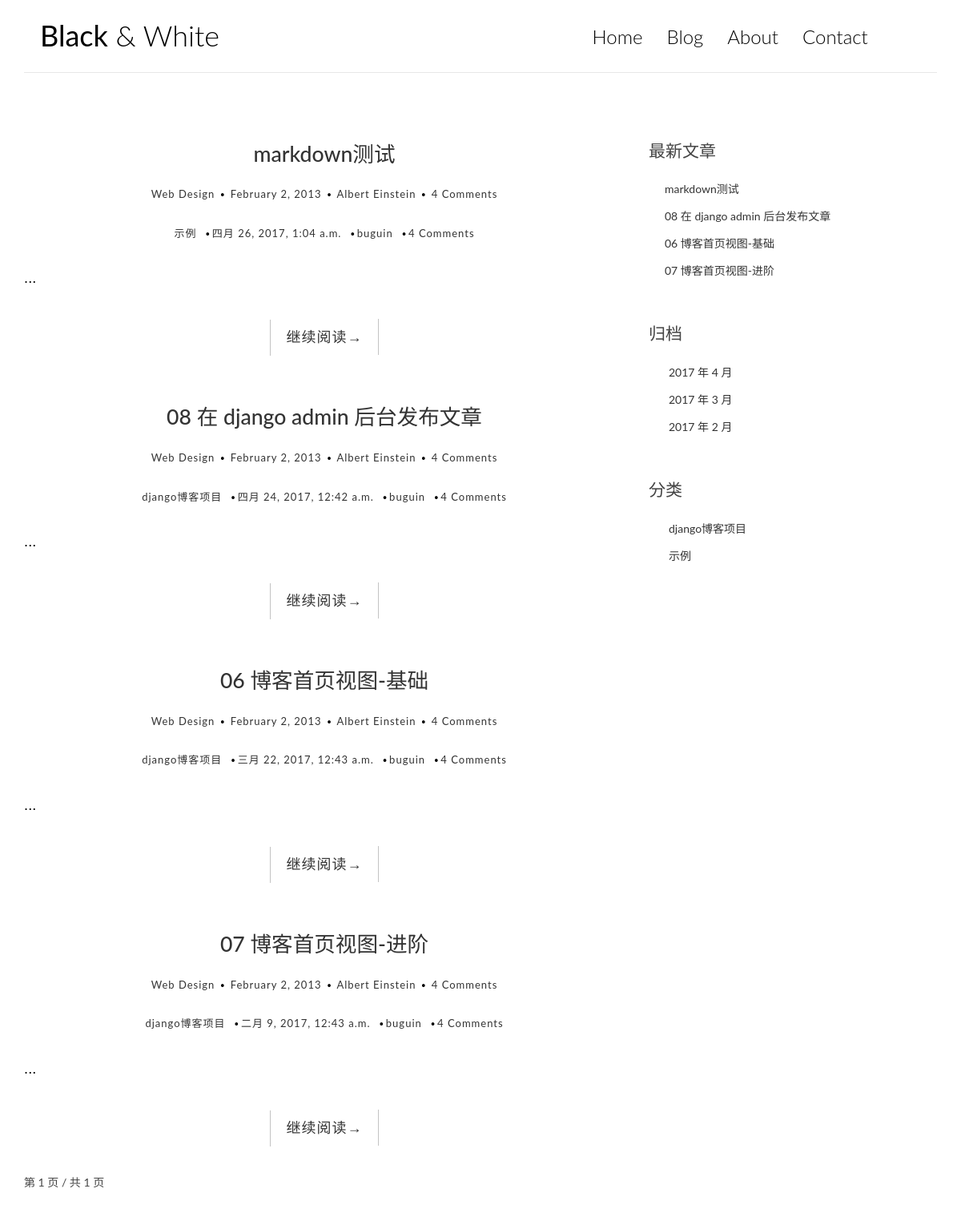
Before: / with the older database file.
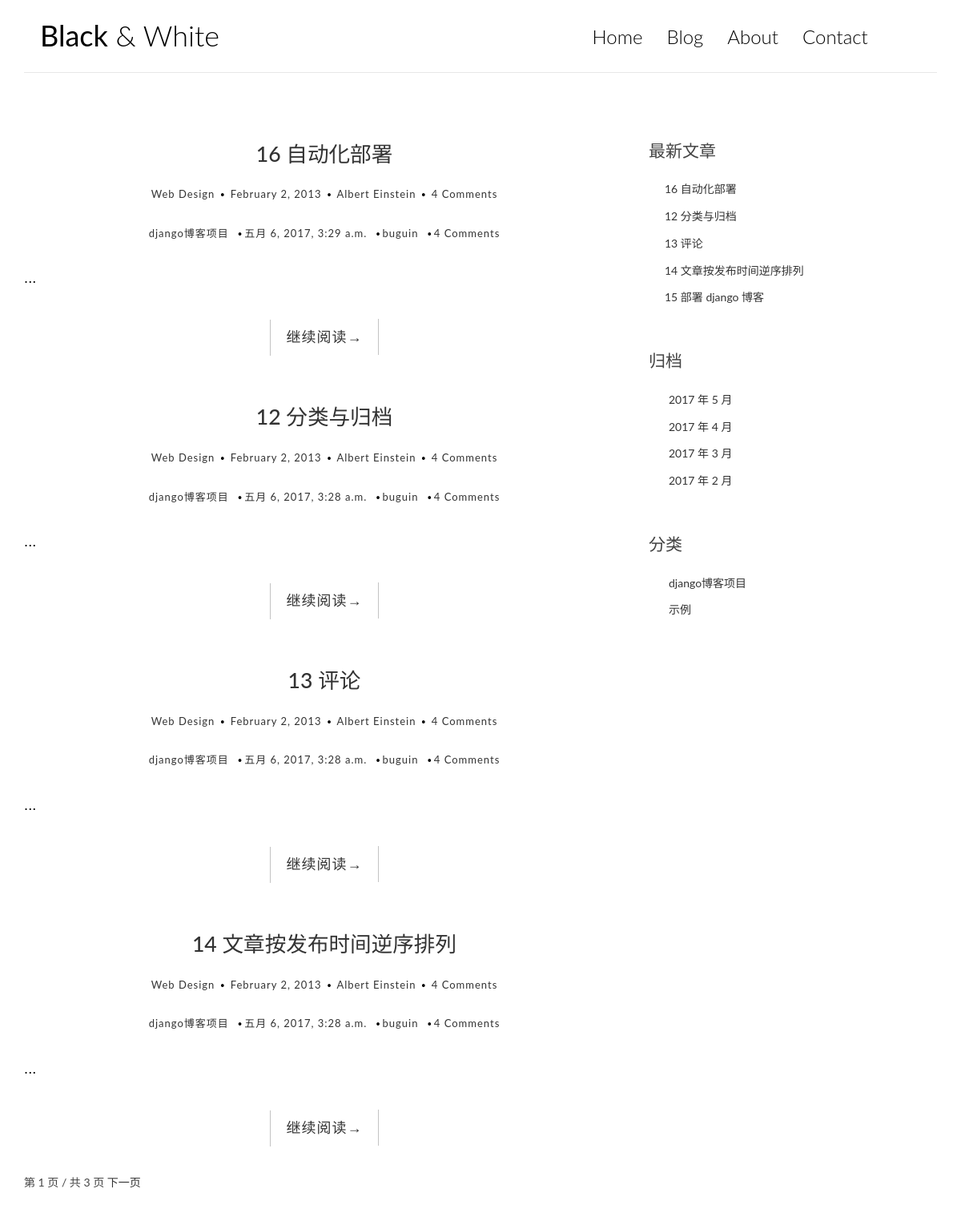
After: the same page with the newer database file.
### blog/models.py (models this page shows, shortened)
@python_2_unicode_compatible
class Post(models.Model):
    title = models.CharField(max_length=70)
    body = models.TextField()
    created_time = models.DateTimeField()
    modified_time = models.DateTimeField()
    excerpt = models.CharField(max_length=200, blank=True)
    category = models.ForeignKey(Category)
    tags = models.ManyToManyField(Tag, blank=True)
    author = models.ForeignKey(User)
    def get_absolute_url(self):
        return reverse('blog:detail', kwargs={'pk': self.pk})
    class Meta:
        ordering = ['-created_time']

@python_2_unicode_compatible
class Category(models.Model):
    name = models.CharField(max_length=100)

### blog/views.py (the view)
# urls.py: url(r'^$', views.index, name='index'),
def index(request):
    post_list = Post.objects.all()
    paginator = Paginator(post_list, 4)
    page = request.GET.get('page')
    try:
        post_list = paginator.page(page)
    except PageNotAnInteger:
        post_list = paginator.page(1)
    except EmptyPage:
        post_list = paginator.page(paginator.num_pages)
    return render(request, 'blog/index.html', context={'post_list': post_list})

### blog/templatetags/blog_tags.py (called while the page is built)
@register.simple_tag
def get_recent_posts(num=5):
    return Post.objects.all()[:num]

@register.simple_tag
def archives():
    return Post.objects.dates('created_time', 'month', order='DESC')

@register.simple_tag
def get_categories():
    return Category.objects.all()

### templates/blog/index.html (shortened to what this page needs)
{% extends 'base.html' %}
{% block main %}
{% for post in post_list %}
<article class="post post-1">
    <h1 class="entry-title">
        <a href="{{ post.get_absolute_url }}">{{ post.title }}</a>
    </h1>
</article>
<div class="entry-meta">
    <span class="post-category"><a href="#">Web Design</a></span>
    <span class="post-date"><a href="#"><time class="entry-date"
                                              datetime="2012-11-09T23:15:57+00:00">February 2, 2013</time></a></span>
    <span class="post-author"><a href="#">Albert Einstein</a></span>
    <span class="comments-link"><a href="#">4 Comments</a></span>
</div>
<div class="entry-meta">
        <span class="post-category">
          <a href="#">{{ post.category.name }} </a>
        </span>
    <span class="post-date">
          <a href="#">
            <time class="entry-date" datetime="{{ post.created_time }}">{{ post.created_time }}         </time>
          </a>
        </span>
    <span class="post-author"><a href="#">{{ post.author }} </a></span>
    <span class="comments-link"><a href="#">4 Comments</a></span>
</div>
<div class="entry-content clearfix">
    <p>...</p>
    <div class="read-more cl-effect-14">
        <a href="{{ post.get_absolute_url }}" class="more-link">继续阅读<span class="meta-nav">→</span></a>
    </div>
</div>
{% empty %}
<div class="no-post">暂时还没有发布的文章！</div>
{% endfor %}
<div class="pagination">
    <span class="current">
    第 {{ post_list.number }} 页 / 共 {{ post_list.paginator.num_pages }} 页
    </span>
    {% if post_list.has_next %}
    <a href="?page={{ post_list.next_page_number }}">下一页</a>
    {% endif %}
</div>
{% endblock main %}

### templates/base.html (shortened to what this page needs)
<!DOCTYPE html>
<html lang="en">
<head>
    {% load staticfiles %}
    <link rel="stylesheet" href="{% static 'blog/css/bootstrap.min.css' %}">
    <link rel="stylesheet" href="http://code.ionicframework.com/ionicons/2.0.1/css/ionicons.min.css">
    <link rel="stylesheet" href="{% static 'blog/css/pace.css' %}">
    <link rel="stylesheet" href="{% static 'blog/css/custom.css' %}">
    <link rel="stylesheet" href="{% static 'blog/css/friendly.css' %}">
</head>
<body>
<div class="container">
    <header id="site-header">
        <div class="row">
            <div class="col-md-4 col-sm-5 col-xs-8">
                <div class="logo">
                    <h1><a href="{% url 'blog:index' %}"><b>Black</b> &amp; White</a></h1>
                </div>
            </div>
            <div class="col-md-8 col-sm-7 col-xs-4">
                <nav class="main-nav" role="navigation">
                    <div class="collapse navbar-collapse" id="bs-example-navbar-collapse-1">
                        <ul class="nav navbar-nav navbar-right">
                            <li class="cl-effect-11"><a href="{% url 'blog:index' %}" data-hover="Home">Home</a></li>
                            <li class="cl-effect-11"><a href="full-width.html" data-hover="Blog">Blog</a></li>
                            <li class="cl-effect-11"><a href="about.html" data-hover="About">About</a></li>
                            <li class="cl-effect-11"><a href="contact.html" data-hover="Contact">Contact</a></li>
                        </ul>
                    </div>
                </nav>
            </div>
        </div>
    </header>
</div>
<div class="content-body">
    <div class="container">
        <div class="row">
            <main class="col-md-8">
                {% block main %}
                {% endblock main %}
            </main>
            {% load blog_tags %}
            <aside class="col-md-4">
                <div class="widget widget-recent-posts">
                    <h3 class="widget-title">最新文章</h3>
                    {% get_recent_posts as recent_post_list %}
                    <ul>
                        {% for post in recent_post_list %}
                        <li>
                            <a href="{{ post.get_absolute_url }}">{{ post.title }}</a>
                        </li>
                        {% endfor %}
                    </ul>
                </div>
                <div class="widget widget-archives">
                    <h3 class="widget-title">归档</h3>
                    {% archives as date_list %}
                    <ul>
                        {% for date in date_list %}
                        <li>
                            <a href="{% url 'blog:archives' date.year date.month %}">{{ date.year }} 年 {{ date.month }} 月</a>
                        </li>
                        {% endfor %}
                    </ul>
                </div>
                <div class="widget widget-category">
                    <h3 class="widget-title">分类</h3>
                    {% get_categories as category_list %}
                    <ul>
                        {% for category in category_list %}
                        <li>
                            <a href="{% url 'blog:category' category.pk %}">{{ category.name }}</a>
                        </li>
                        {% endfor %}
                    </ul>
                </div>
            </aside>
        </div>
    </div>
</div>
</body>
</html>

Changed rows visible on the page:
no longer on this page (row unchanged): Post: title "markdown测试", category.name "示例", created_time "四月 26, 2017, 1:04 a.m.", author "buguin"
no longer on this page (row unchanged): Post: title "08 在 django admin 后台发布文章", category.name "django博客项目", created_time "四月 24, 2017, 12:42 a.m.", author "buguin"
no longer on this page (row unchanged): Post: title "06 博客首页视图-基础", category.name "django博客项目", created_time "三月 22, 2017, 12:43 a.m.", author "buguin"
no longer on this page (row unchanged): Post: title "07 博客首页视图-进阶", category.name "django博客项目", created_time "二月 9, 2017, 12:43 a.m.", author "buguin"
added Post: title "16 自动化部署", category.name "django博客项目", created_time "五月 6, 2017, 3:29 a.m.", author "buguin"
added Post: title "12 分类与归档", category.name "django博客项目", created_time "五月 6, 2017, 3:28 a.m.", author "buguin"
added Post: title "13 评论", category.name "django博客项目", created_time "五月 6, 2017, 3:28 a.m.", author "buguin"
added Post: title "14 文章按发布时间逆序排列", category.name "django博客项目", created_time "五月 6, 2017, 3:28 a.m.", author "buguin"
added Post: title "15 部署 django 博客", shown under "最新文章"
Other visible differences:
{{ post_list.paginator.num_pages }}: "1" → "3"
text now shown: "下一页"
new list line: "2017 年 5 月"
